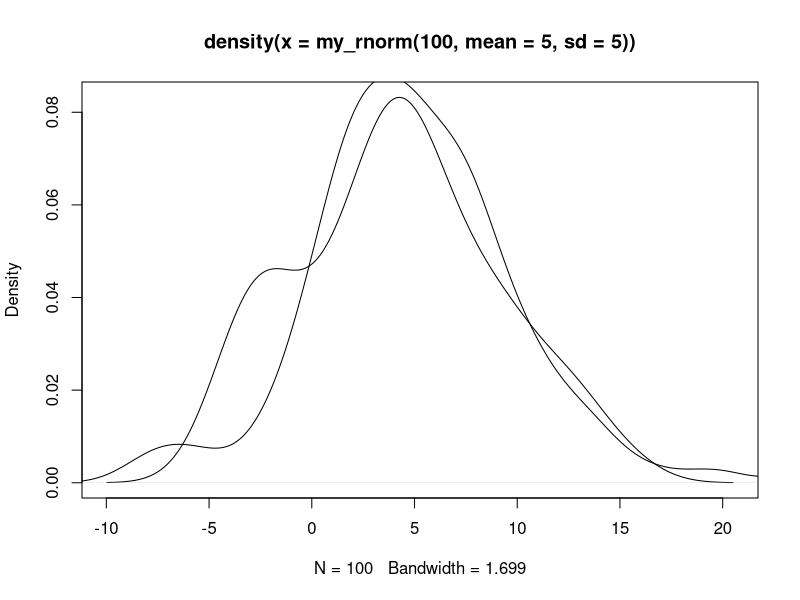
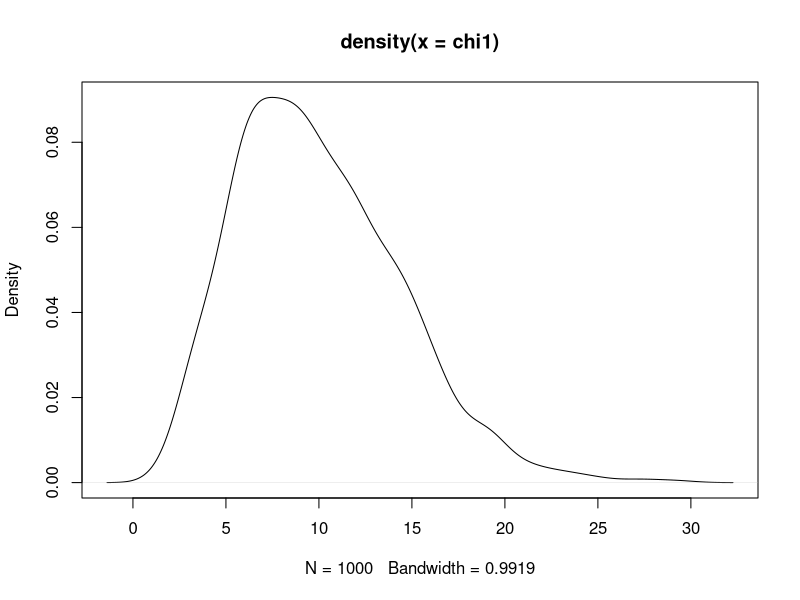

Generate these figures, in order, with R:
#Write an R function, my_rnorm() that returns a vector of pseudo-random values
#from a normal distribution using the Box-Muller algorithm.
#The algorithm delivers values with mean 0 and sd 1.
#You can transform them into values with mean μ and sd σ
#by multiplying the values by σ and then adding μ.
#The algorithm describes how to generate pairs of normally distributed deviates;
#think about how your code should behave to produce an odd number of deviates.
#rnorm() accepts vector arguments, but your functions should be designed to accept
#only single numbers. This makes it easier for you to code.
#Just like the R function rnorm(), the function should have the following arguments:

################################### rnorm #####################################

my_rnorm <- function(n, mean=0, sd=1){
  
  if (n%%2 == 0){
    size = n/2
  } else {
    size = (n+1)/2
  }
  
  a = runif(size)
  b = runif(size)
  
  x1 = rep(0, size)
  x2 = rep(0, size)  
  
  for (i in 1:size){
    p <- 2*pi*a[i]
    sq <- sqrt(-2*log(b[i]))
    x1[i] = sin(p)*sq*sd + mean
    x2[i] = cos(p)*sq*sd + mean
  }
  
  if (n%%2 == 0){
    return(c(x1, x2))
  } else {
    x2 <- x2[-1]
    return(c(x1, x2))
  }
}

library(nortest)

#a test for normality
lillie.test(my_rnorm(100, mean = 5, sd = 5))

#plot the estimation of the density
x <- rnorm(100, mean = 5, sd = 5)
plot(density(my_rnorm(100, mean = 5, sd = 5)))
lines(density(x))

################################## rchisq ####################################

my_rchisq <- function(n, df) {
  
  x <- rep(0, n)
  
  for (i in 1:n){
    x[i] <- sum(my_rnorm(df)**2)
  }
  
  return(x)
}

chi1 <- my_rchisq(1000, 10)
plot(density(chi1))


################################## r t ####################################

my_rt <- function(n, df){
  
  z <- my_rnorm(n)
  u <- my_rchisq(n, m)
  
  t <- rep(0, n)
  
  for (i in 1:n){
    t[i] <- z[i]/sqrt(u[i]/m)
  }
  return(t)
}
